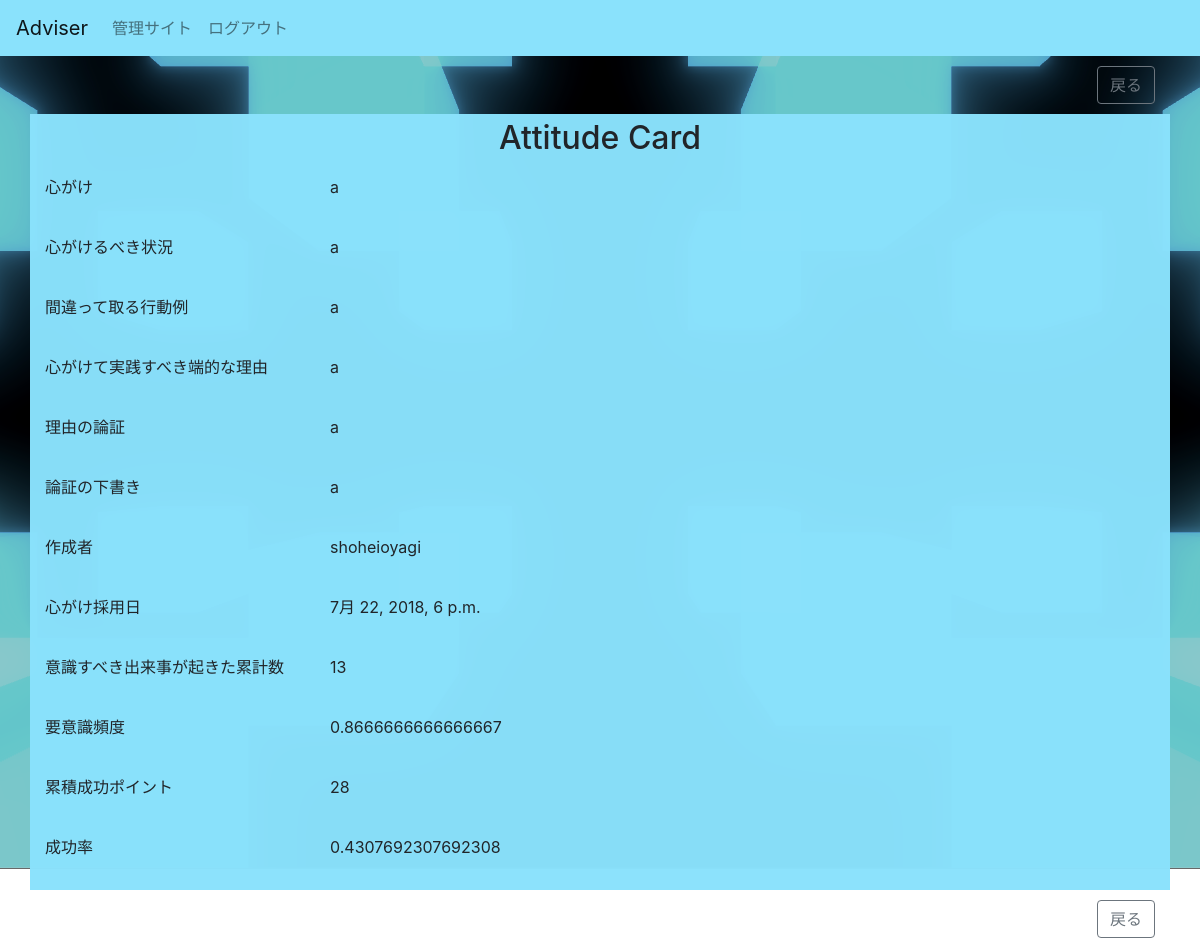
The page /detail/3/ (signed in) on the database its author committed.
### Adviser/models.py (models this page shows, shortened)
class Attitude(models.Model):
    declaration = models.TextField(
        verbose_name='心がけ',
        max_length=50,
    )
    situation = models.TextField(
        verbose_name='心がけるべき状況',
        max_length=200,
    )
    wrong_action = models.TextField(
        verbose_name='間違って取る行動例',
        max_length=200,
    )
    reason = models.TextField(
        verbose_name='心がけて実践すべき端的な理由',
        max_length=100,
    )
    logic = models.TextField(
        verbose_name='理由の論証',
        max_length=300,
    )
    draft_logic = models.TextField(
        verbose_name='論証の下書き',
        max_length=1000,
    )
    maker = models.ForeignKey(
        'users.User',
        verbose_name='作成者',
        on_delete=models.CASCADE,
        default=get_user_model(),
    )
    adopted_date = models.DateTimeField(
        verbose_name='心がけ採用日',
        default=timezone.now,
    )
    timing = models.IntegerField(
        verbose_name='意識すべきだったタイミング数',
        default=0,
    )
    frequency = models.FloatField(
        verbose_name='要意識頻度',
        default=0,
    )
    total_succeeded_point =models.IntegerField(
        verbose_name='累積成功ポイント',
        default=0,
    )
    practiced_rate = models.FloatField(
        verbose_name='実践成功率',
        default=0,
    )

### users/models.py (models this page shows, shortened)
class User(AbstractBaseUser, PermissionsMixin):
    uuid = models.UUIDField(default=uuid_lib.uuid4,
                            primary_key=True, editable=False)
    username_validator = UnicodeUsernameValidator()
    username = models.CharField(
        _('username'),
        max_length=150,
        unique=True,
        help_text=_(
            'Required. 150 characters or fewer. Letters, digits and @/./+/-/_ only.'),
        validators=[username_validator],
        error_messages={
            'unique': _("A user with that username already exists."),
        },
    )
    full_name = models.CharField(_('氏名'), max_length=150, blank=True)
    email = models.EmailField(_('email address'), blank=True)
    is_staff = models.BooleanField(
        _('staff status'),
        default=False,
        help_text=_(
            'Designates whether the user can log into this admin site.'),
    )
    is_active = models.BooleanField(
        _('active'),
        default=True,
        help_text=_(
            'Designates whether this user should be treated as active. '
            'Unselect this instead of deleting accounts.'
        ),
    )
    date_joined = models.DateTimeField(_('date joined'), default=timezone.now)
    objects = UserManager()
    EMAIL_FIELD = 'email'
    USERNAME_FIELD = 'username'
    REQUIRED_FIELDS = ['email', ]
    class Meta:
        verbose_name = _('user')
        verbose_name_plural = _('users')

### Adviser/views.py (the view)
# urls.py: path('detail/<int:pk>/', AttitudeDetailView.as_view(), name='detail'),
class AttitudeDetailView(LoginRequiredMixin, DetailView):
    model = Attitude

### Adviser/templates/Adviser/attitude_detail.html
{% extends "./_base.html" %}
{% block content %}
<div class="container">
    <div class="row">
        <div class="col-12">
            <a class="btn btn-outline-secondary float-right" href="{% url 'index' %}">戻る</a>
        </div>
    </div>
</div>
<div id="attitude-card" class="container blue-card">
    <h2 class="text-center">Attitude Card</h2>
    {% include "./attitude_card.html" %}
</div>
<div class="container">
    <div class="row">
        <div class="col-12">
            <a class="btn btn-outline-secondary float-right" href="{% url 'index' %}">戻る</a>
        </div>
    </div>
</div>
{% endblock %}

### Adviser/templates/Adviser/attitude_card.html
<div class="row">
    <div class="col-3">
        <p>心がけ</p>
    </div>
    <div class="col-9">
        <p>{{ attitude.declaration }}</p>
    </div>
</div>
<div class="row">
    <div class="col-3">
        <p>心がけるべき状況</p>
    </div>
    <div class="col-9">
        <p>{{ attitude.situation }}</p>
    </div>
</div>
<div class="row">
    <div class="col-3">
        <p>間違って取る行動例</p>
    </div>
    <div class="col-9">
        <p>{{ attitude.wrong_action }}</p>
    </div>
</div>
<div class="row">
    <div class="col-3">
        <p>心がけて実践すべき端的な理由</p>
    </div>
    <div class="col-9">
        <p>{{ attitude.reason }}</p>
    </div>
</div>
<div class="row">
    <div class="col-3">
        <p>理由の論証</p>
    </div>
    <div class="col-9">
        <p>{{ attitude.logic }}</p>
    </div>
</div>
<div class="row">
    <div class="col-3">
        <p>論証の下書き</p>
    </div>
    <div class="col-9">
        <p>{{ attitude.draft_logic }}</p>
    </div>
</div>
<div class="row">
    <div class="col-3">
        <p>作成者</p>
    </div>
    <div class="col-9">
        <p>{{ attitude.maker }}</p>
    </div>
</div>
<div class="row">
    <div class="col-3">
        <p>心がけ採用日</p>
    </div>
    <div class="col-9">
        <p>{{ attitude.adopted_date }}</p>
    </div>
</div>
<div class="row">
    <div class="col-3">
        <p>意識すべき出来事が起きた累計数</p>
    </div>
    <div class="col-9">
        <p>{{ attitude.timing }}</p>
    </div>
</div>
<div class="row">
    <div class="col-3">
        <p>要意識頻度</p>
    </div>
    <div class="col-9">
        <p>{{ attitude.frequency }}</p>
    </div>
</div>
<div class="row">
    <div class="col-3">
        <p>累積成功ポイント</p>
    </div>
    <div class="col-9">
        <p>{{ attitude.total_succeeded_point }}</p>
    </div>
</div>
<div class="row">
    <div class="col-3">
        <p>成功率</p>
    </div>
    <div class="col-9">
        <p>{{ attitude.practiced_rate }}</p>
    </div>
</div>

### Adviser/static/Adviser/css/Adviser.css (style rules this page uses)
.row { margin-top:0px; margin-bottom:10px; padding-top:10px }
.blue-card { background-color: rgba(138,226,252,0.98); }
#attitude-card { padding-top: 5px; padding-bottom: 5px; }

### rows shown on the page
Attitude: declaration "a", situation "a", wrong_action "a", reason "a", logic "a", draft_logic "a", maker "shoheioyagi", adopted_date "7月 22, 2018, 6 p.m.", timing "13", frequency "0.8666666666666667", total_succeeded_point "28", practiced_rate "0.4307692307692308"
